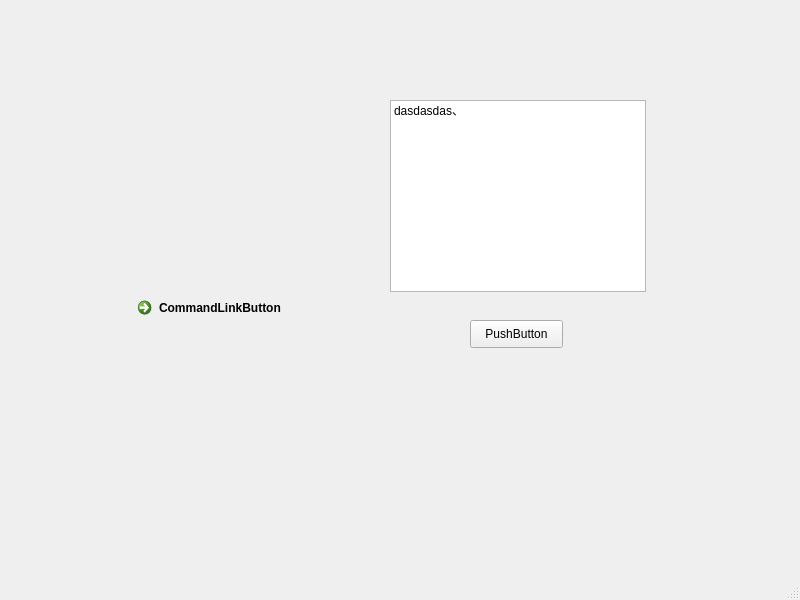
<?xml version="1.0" encoding="UTF-8"?>
<ui version="4.0">
 <class>MainWindow</class>
 <widget class="QMainWindow" name="MainWindow">
  <property name="geometry">
   <rect>
    <x>0</x>
    <y>0</y>
    <width>800</width>
    <height>600</height>
   </rect>
  </property>
  <property name="windowTitle">
   <string>MainWindow</string>
  </property>
  <widget class="QWidget" name="centralwidget">
   <widget class="QListWidget" name="listWidget">
    <property name="geometry">
     <rect>
      <x>390</x>
      <y>100</y>
      <width>256</width>
      <height>192</height>
     </rect>
    </property>
    <item>
     <property name="text">
      <string>dasdasdas、</string>
     </property>
    </item>
   </widget>
   <widget class="QPushButton" name="pushButton">
    <property name="geometry">
     <rect>
      <x>470</x>
      <y>320</y>
      <width>93</width>
      <height>28</height>
     </rect>
    </property>
    <property name="text">
     <string>PushButton</string>
    </property>
   </widget>
   <widget class="QCommandLinkButton" name="commandLinkButton">
    <property name="geometry">
     <rect>
      <x>130</x>
      <y>290</y>
      <width>222</width>
      <height>47</height>
     </rect>
    </property>
    <property name="text">
     <string>CommandLinkButton</string>
    </property>
   </widget>
  </widget>
  <widget class="QMenuBar" name="menubar">
   <property name="geometry">
    <rect>
     <x>0</x>
     <y>0</y>
     <width>800</width>
     <height>25</height>
    </rect>
   </property>
  </widget>
  <widget class="QStatusBar" name="statusbar"/>
 </widget>
 <resources/>
 <connections/>
</ui>
